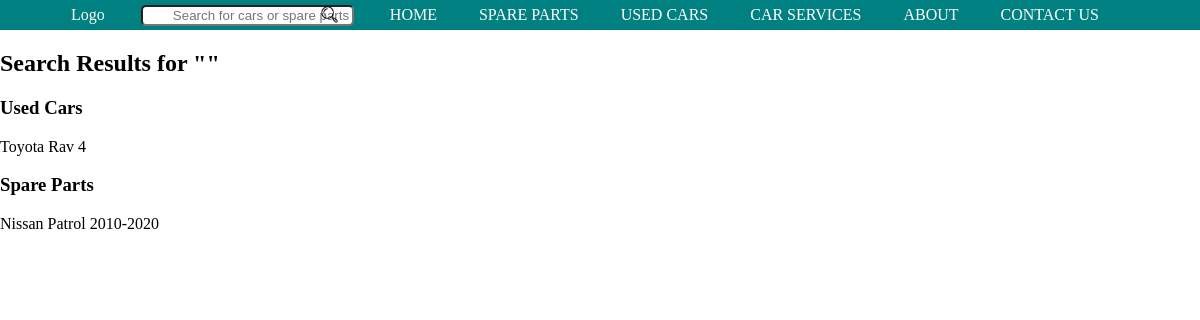
/search_results/, run on the app's committed database.
### commonPages/models.py (models this page shows, shortened)
class UsedCars(models.Model):
    used_cars_id = models.AutoField(primary_key=True)
    used_car_title = models.CharField(max_length=100)
    milage = models.IntegerField()
    description = models.TextField()
    mainImage = models.ImageField(upload_to='used_cars_images/', blank=True, null=True)
    rightSideView = models.ImageField(upload_to='used_cars_images/', blank=True, null=True)
    leftSideView = models.ImageField(upload_to='used_cars_images/', blank=True, null=True)
    interiorView = models.ImageField(upload_to='used_cars_images/', blank=True, null=True)
    backSideImage = models.ImageField(upload_to='used_cars_images/', blank=True, null=True)
    extraImage = models.ImageField(upload_to='used_cars_images/', blank=True, null=True)
    image1 = models.ImageField(upload_to='used_cars_images/', blank=True, null=True)
    image2 = models.ImageField(upload_to='used_cars_images/', blank=True, null=True)
    image3 = models.ImageField(upload_to='used_cars_images/', blank=True, null=True)

class SparePart(models.Model):
    spare_part_id = models.AutoField(primary_key=True)
    spare_part_title = models.CharField(max_length=100)
    description = models.TextField(blank=True, null=True)
    categories = models.TextField(blank=True, null=True)
    tags = models.TextField(blank=True, null=True)
    image = models.ImageField(upload_to='spare_parts_images/', blank=True, null=True)

### commonPages/views.py (the view)
# urls.py: path('search_results/', views.search_results, name='search_results'),
def search_results(request):
    query = request.GET.get('q', '')
    usedCars = UsedCars.objects.filter(used_car_title__icontains=query)
    spareParts = SparePart.objects.filter(spare_part_title__icontains=query)
    context = {
        'query': query,
        'usedCars': usedCars,
        'spareParts': spareParts
    }
    template = loader.get_template('search_results.html')
    return HttpResponse(template.render(context, request))

### commonPages/templates/search_results.html (shortened to what this page needs)
<!DOCTYPE html>
<html lang="en">
<head>
</head>
<body>
    {% include "_partialViews/_topNavBar.html" %}
    {% load static %}
    <h2>Search Results for "{{ query }}"</h2>
    <h3>Used Cars</h3>
    {% for car in usedCars %}
        <p>{{ car.used_car_title }}</p>
    {% empty %}
        <p>No matching cars found.</p>
    {% endfor %}
    <h3>Spare Parts</h3>
    {% for part in spareParts %}
        <p>{{ part.spare_part_title }}</p>
    {% empty %}
        <p>No matching spare parts found.</p>
    {% endfor %}
</body>
</html>

### commonPages/templates/_partialViews/_topNavBar.html (style rules this page uses)
body { margin: 0; }

### data on the page
UsedCars: used_car_title "Toyota Rav 4"
SparePart: spare_part_title "Nissan Patrol 2010-2020"
